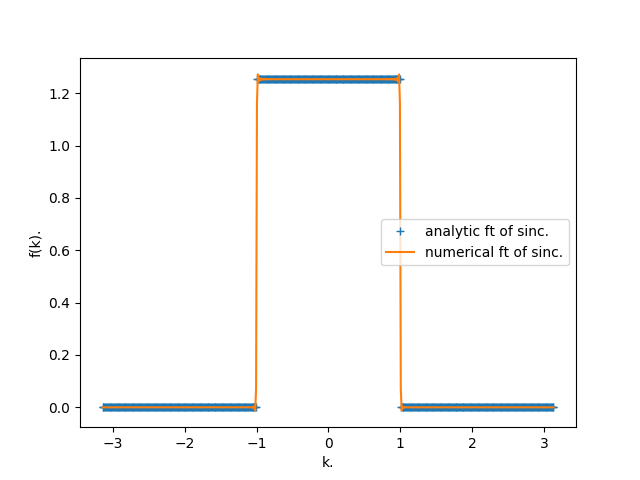

This chart was generated by the following Python code:
import numpy as np
import matplotlib.pyplot as plt 

n=512  
dx=1
xmin=-(n-1)*dx/2 

x=np.zeros(n)
k=np.zeros(n) 
fx=np.zeros(n)
fk=np.zeros(n)

for i in range(n):
  x[i]=xmin+i*dx 
  if x[i]==0:
    fx[i]=1
  else:
    fx[i]=np.sin(x[i])/x[i]

dft=np.fft.fft(fx)/np.sqrt(n) 
k=2*np.pi*np.fft.fftfreq(n,dx)

#sorting dft and k in ascending orders of k.
l=np.argsort(k)
k=k[l]
dft=dft[l]

fk=dx*np.sqrt(n/(2.0*np.pi))*np.exp(-1j*k*xmin)*dft    

def box(k):
  box=np.zeros(len(k)) 
  for i in range(len(k)):
    if abs(k[i])<1:
      box[i]=np.sqrt(np.pi/2)
  return box

plt.plot(k,box(k),'+',label='analytic ft of sinc.') 
plt.plot(k,np.real(fk),label='numerical ft of sinc.')

plt.xlabel('k.')
plt.ylabel('f(k).')
plt.legend()
plt.show() 
